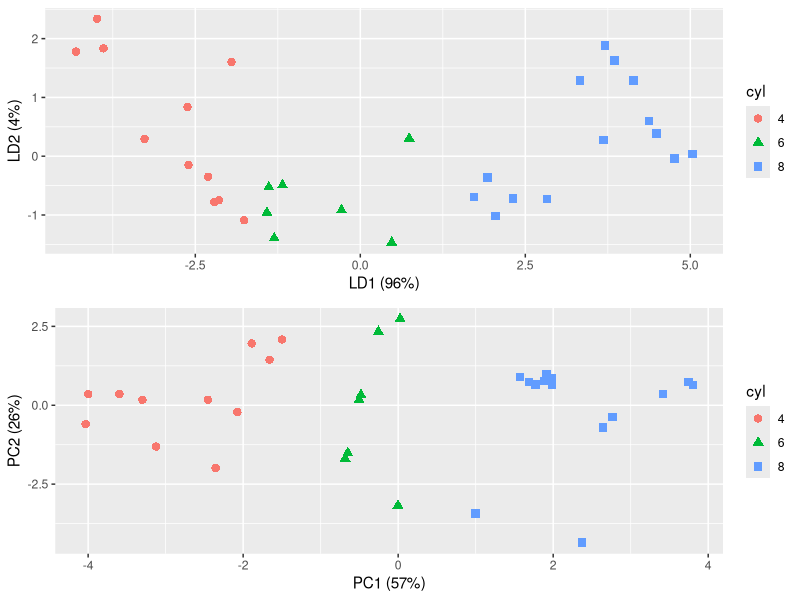

Reproduce this figure in R. (Note: this script raises an error after producing the figure.)
# setup
# clear the environment
rm(list=ls())

DATA_DIR <- './data'
IMAGES_DIR <- './images'
OUTPUT_DIR <- './output'

make_dir <- function(d) {
  if (file.exists(d)) unlink(d, recursive=TRUE, force=TRUE)
  dir.create(d)
}
lapply(c(IMAGES_DIR, OUTPUT_DIR),make_dir)


## function that concatenates strings (useful for directory paths)
concat <- function(x1,x2) {
  result <- paste(x1,x2,sep="")
  return(result)
}

## function that checks to see if a package is installed and,if not,installs it
## portions of this code came from http://stackoverflow.com/questions/9341635/how-can-i-check-for-installed-r-packages-before-running-install-packages
load_package <- function(x) {
  if (x %in% rownames(installed.packages())) { 
    print(concat("package already installed: ", x))
  }
  else { 
    install.packages(x) 
  }
  library(x, character.only=TRUE)
}

# get some data
data <- mtcars
# how many are n/a?
sum(is.na(data))
head(which(is.na(data)))
# how many are NULL?
sum(is.null(data))
# how many are blank?
length(which(data == ""))
str(data)
data$cyl <- as.factor(data$cyl)

# PCA
pca <- prcomp(data[,-2], center=TRUE, scale=TRUE)
prop.pca <- pca$sdev^2/sum(pca$sdev^2)

# Linear Discriminant Analysis with Jacknifed Prediction
load_package("MASS")
lda <- lda(cyl ~ mpg + disp + hp + drat + wt, data=data, prior = c(1,1,1)/3)
prop.lda = lda$svd^2/sum(lda$svd^2)
plda <- predict(object = lda,
                newdata = data)
dataset = data.frame(cyl = data[,"cyl"],
                     pca = pca$x, lda = plda$x)

load_package("ggplot2")
load_package("scales")
p1 <- ggplot(dataset) + 
  geom_point(aes(lda.LD1, lda.LD2, col = cyl, shape = cyl), size = 2.5) + 
  labs(x = paste("LD1 (", percent(prop.lda[1]), ")", sep=""),
       y = paste("LD2 (", percent(prop.lda[2]), ")", sep=""))

p2 <- ggplot(dataset) + 
  geom_point(aes(pca.PC1, pca.PC2, col = cyl, shape = cyl), size = 2.5) +
  labs(x = paste("PC1 (", percent(prop.pca[1]), ")", sep=""),
       y = paste("PC2 (", percent(prop.pca[2]), ")", sep=""))

load_package("gridExtra")
grid.arrange(p1, p2)

# Exploratory Graph for LDA or QDA
load_package("klaR")
par(mfrow=c(1,1))
partimat(cyl ~ mpg + disp + hp + drat + wt,data=data,method="lda")

# Scatterplot for 3 Group Problem 
pairs(data[c("mpg","disp","hp","wt","drat")], 
      main="Scatterplot Matrix for MTCARS Data", 
      pch=22, 
      bg=c("red", "yellow", "blue")[unclass(data$cyl)])
plot(lda)
